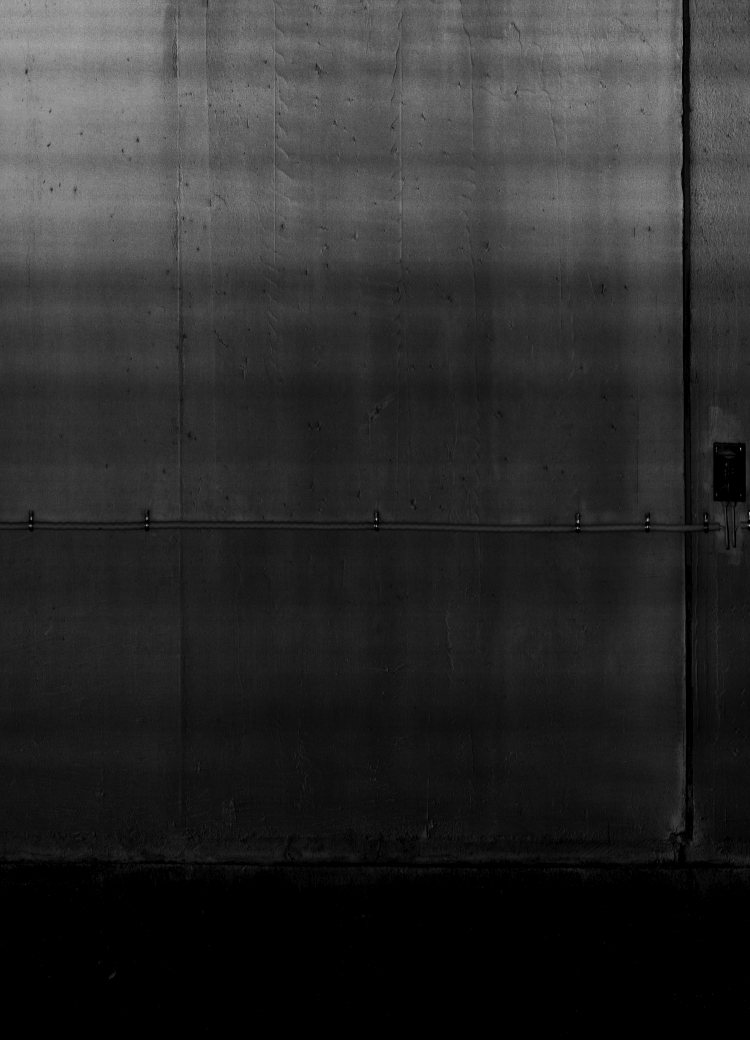
#> input picture mmdetection/configs/my_custom/grap_2/train/TE_D_18062_H1870_A0_2_0.png, 1500 x 2080 px (shown at 1/2 size); its folder holds 4 pictures in this run
$ python visualize_mask2points.py
#> lines starting #> are read from the running program, lines starting #| are printed output that depends on the picture
# -*- coding: utf-8 -*-
'''
Created on 2 avr. 2024
@author: Zoubeir Marouf
'''
import random
import cv2
import matplotlib.pyplot as plt
import matplotlib.cm as cm
import numpy as np
import glob

image_file_list = glob.glob('/data/train/*')
mask_file_list = glob.glob('/data/train_mask/*')

# Redimensionner les images à une résolution de 224x224 pixels
resized_images = []
for image_file in image_file_list:
    image = cv2.imread(image_file)
#> image is the input picture: shape (2080, 1500, 3); min 0, max 250, mean 43.7
    resized_image = cv2.resize(image, (224, 224))
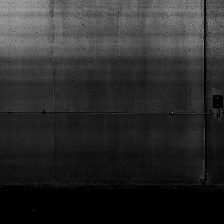
#> resized_image: shape (224, 224, 3); min 0, max 168, mean 43.6
    resized_images.append(resized_image)
#> pass 2 of the loop `for image_file in image_file_list:`:
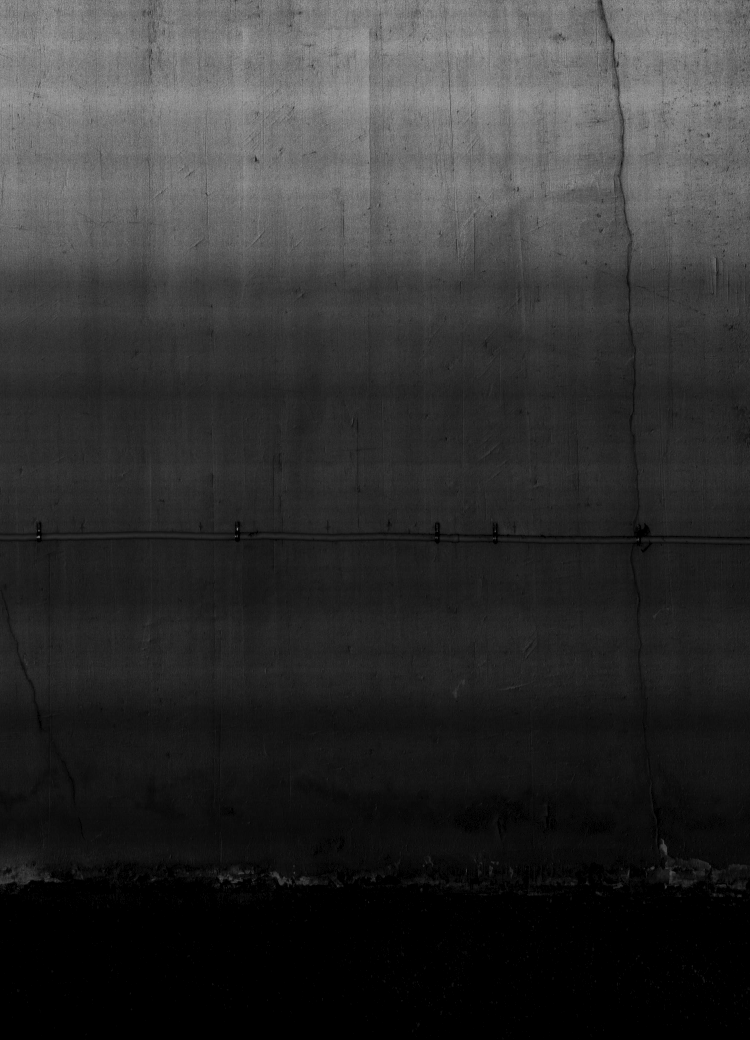
#> input picture mmdetection/configs/my_custom/grap_2/train/TE_D_18062_H1870_A0_2_13500.png, 1500 x 2080 px (shown at 1/2 size)
#> image is the input picture: shape (2080, 1500, 3); min 0, max 175, mean 48.8
#> `resized_image = cv2.resize(image, (224, 224))`:
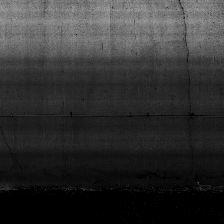
#> resized_image: shape (224, 224, 3); min 0, max 163, mean 48.7
#> pass 3 of the loop `for image_file in image_file_list:`:
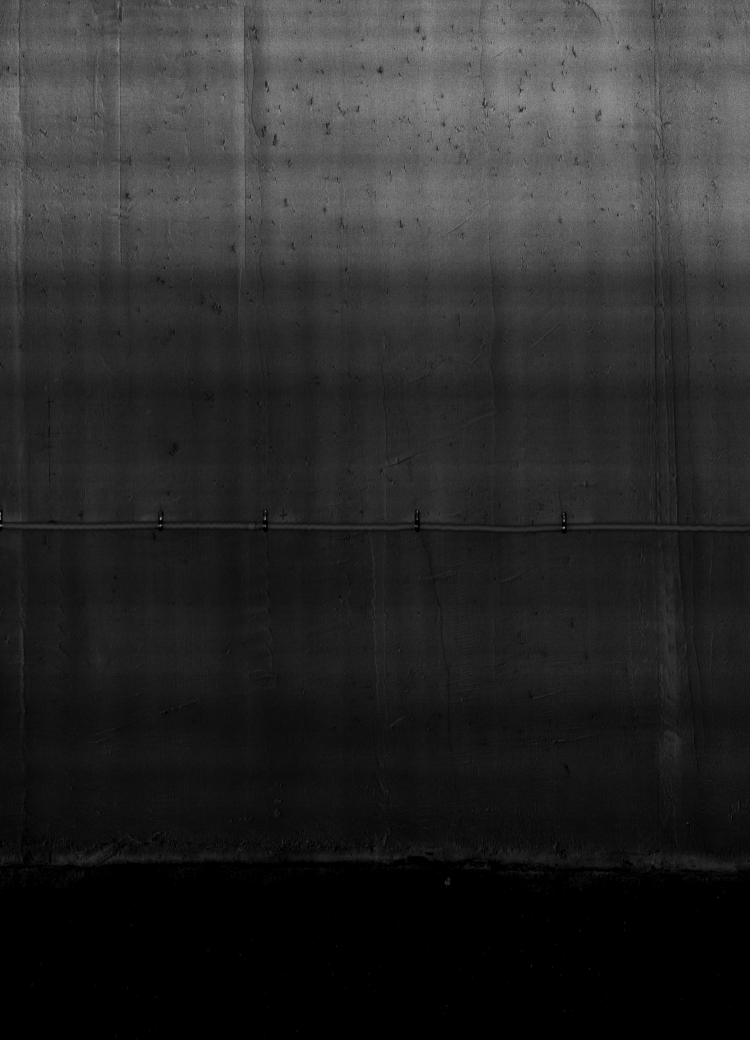
#> input picture mmdetection/configs/my_custom/grap_2/train/TE_D_18062_H1870_A0_2_1500.png, 1500 x 2080 px (shown at 1/2 size)
#> image is the input picture: shape (2080, 1500, 3); min 0, max 202, mean 41.3
#> `resized_image = cv2.resize(image, (224, 224))`:
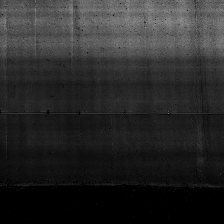
#> resized_image: shape (224, 224, 3); min 0, max 153, mean 41.2
#> the loop made 4 passes; the first 3 are shown

print("Nombre d'images redimensionnées :", len(resized_images))

# Vérifier les dimensions d'une image redimensionnée
if resized_images:
    print("Dimensions de la première image redimensionnée :", resized_images[0].shape)
#| Dimensions de la première image redimensionnée : (224, 224, 3)

np.set_printoptions(threshold=np.inf, linewidth=np.inf)
image = resized_images[1]  # Utiliser l'image redimensionnée
#> (the run stopped early here; a loop or call above may not have finished)
